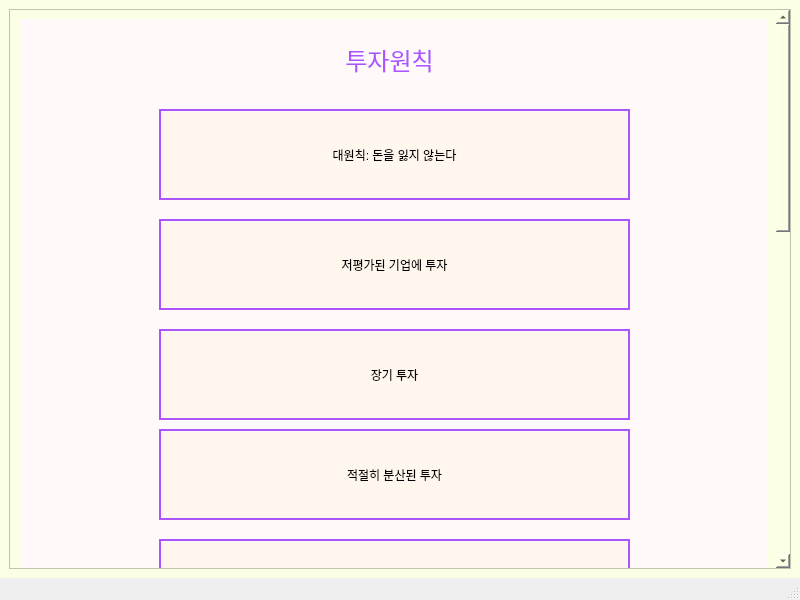
<?xml version="1.0" encoding="UTF-8"?>
<ui version="4.0">
 <class>MainWindow</class>
 <widget class="QMainWindow" name="MainWindow">
  <property name="geometry">
   <rect>
    <x>0</x>
    <y>0</y>
    <width>800</width>
    <height>600</height>
   </rect>
  </property>
  <property name="windowTitle">
   <string>MainWindow</string>
  </property>
  <widget class="QWidget" name="centralwidget">
   <property name="styleSheet">
    <string notr="true">background-color: rgb(250, 255, 228);</string>
   </property>
   <layout class="QVBoxLayout" name="verticalLayout">
    <item>
     <widget class="QScrollArea" name="scrollArea">
      <property name="styleSheet">
       <string notr="true">/*VERTICAL SCROLLBAR*/
QScrollBar:vertical {
	border:none;
	background-color: rgb(189, 189, 189);
	width: 14px;
	margin: 15px 0 15px 0;
	border-radius: 0px;
}
/* HANDLE BAR VERTICAL */
QScrollBar::handle:vertical {
	
	background-color: rgb(124, 124, 124);
	min-height: 30px;
	border-radius: 7px;
}
QScrollBar::handle:vertical:hover {
	background-color: rgb(187, 194, 216);
}
QScrollBar::handle:vertical:pressed {
	
	background-color: rgb(165, 162, 186);
}
/*BTN TOP -SCROLLBAR*/
QScrollBar::sub-line:vertical {
	border:none;
	
	background-color: rgb(106, 106, 106);
	height: 15px;
	border-top-left-radius: 7px;
	border-top-right-radius: 7px;
	subcontrol-position: top;
	subcontrol-origin: margin;
}
QScrollBar::sub-line:vertical:hover {
	background-color: rgb(124, 124, 124);
}
QScrollBar::sub-line:vertical:pressed {
	background-color: rgb(165, 162, 186);
}

</string>
      </property>
      <property name="widgetResizable">
       <bool>true</bool>
      </property>
      <widget class="QWidget" name="scrollAreaWidgetContents">
       <property name="geometry">
        <rect>
         <x>0</x>
         <y>0</y>
         <width>762</width>
         <height>1422</height>
        </rect>
       </property>
       <property name="styleSheet">
        <string notr="true"/>
       </property>
       <layout class="QVBoxLayout" name="verticalLayout_2">
        <item>
         <widget class="QWidget" name="widget" native="true">
          <property name="minimumSize">
           <size>
            <width>0</width>
            <height>1400</height>
           </size>
          </property>
          <property name="styleSheet">
           <string notr="true">background-color: rgb(255, 249, 250);</string>
          </property>
          <widget class="QLabel" name="label">
           <property name="geometry">
            <rect>
             <x>280</x>
             <y>10</y>
             <width>181</width>
             <height>61</height>
            </rect>
           </property>
           <property name="text">
            <string>&lt;html&gt;&lt;head/&gt;&lt;body&gt;&lt;p align=&quot;center&quot;&gt;&lt;span style=&quot; font-size:18pt; color:#aa55ff;&quot;&gt;투자원칙&lt;/span&gt;&lt;/p&gt;&lt;/body&gt;&lt;/html&gt;</string>
           </property>
          </widget>
          <widget class="QPushButton" name="pushButton">
           <property name="geometry">
            <rect>
             <x>140</x>
             <y>90</y>
             <width>471</width>
             <height>91</height>
            </rect>
           </property>
           <property name="styleSheet">
            <string notr="true">QPushButton{
	background-color: rgb(255, 247, 237);
	gridline-color: rgb(170, 85, 255);
	border-radius: 25Px;
	border: 2px solid rgb(170, 85, 255);
}
QPushButton:hover{
	
	background-color: rgb(255, 187, 255);
	color: rgb(255, 255, 255);
}
QPushButton:pressed{
	background-color: rgb(170, 170, 255);

}</string>
           </property>
           <property name="text">
            <string>대원칙: 돈을 잃지 않는다</string>
           </property>
          </widget>
          <widget class="QPushButton" name="pushButton_2">
           <property name="geometry">
            <rect>
             <x>140</x>
             <y>200</y>
             <width>471</width>
             <height>91</height>
            </rect>
           </property>
           <property name="styleSheet">
            <string notr="true">QPushButton{
	background-color: rgb(255, 247, 237);
	gridline-color: rgb(170, 85, 255);
	border-radius: 25Px;
	border: 2px solid rgb(170, 85, 255);
}
QPushButton:hover{
	
	background-color: rgb(255, 187, 255);
	color: rgb(255, 255, 255);
}
QPushButton:pressed{
	background-color: rgb(170, 170, 255);

}</string>
           </property>
           <property name="text">
            <string>저평가된 기업에 투자</string>
           </property>
          </widget>
          <widget class="QPushButton" name="pushButton_3">
           <property name="geometry">
            <rect>
             <x>140</x>
             <y>310</y>
             <width>471</width>
             <height>91</height>
            </rect>
           </property>
           <property name="styleSheet">
            <string notr="true">QPushButton{
	background-color: rgb(255, 247, 237);
	gridline-color: rgb(170, 85, 255);
	border-radius: 25Px;
	border: 2px solid rgb(170, 85, 255);
}
QPushButton:hover{
	
	background-color: rgb(255, 187, 255);
	color: rgb(255, 255, 255);
}
QPushButton:pressed{
	background-color: rgb(170, 170, 255);

}</string>
           </property>
           <property name="text">
            <string>장기 투자</string>
           </property>
          </widget>
          <widget class="QPushButton" name="pushButton_4">
           <property name="geometry">
            <rect>
             <x>140</x>
             <y>410</y>
             <width>471</width>
             <height>91</height>
            </rect>
           </property>
           <property name="styleSheet">
            <string notr="true">QPushButton{
	background-color: rgb(255, 247, 237);
	gridline-color: rgb(170, 85, 255);
	border-radius: 25Px;
	border: 2px solid rgb(170, 85, 255);
}
QPushButton:hover{
	
	background-color: rgb(255, 187, 255);
	color: rgb(255, 255, 255);
}
QPushButton:pressed{
	background-color: rgb(170, 170, 255);

}</string>
           </property>
           <property name="text">
            <string>적절히 분산된 투자</string>
           </property>
          </widget>
          <widget class="QPushButton" name="pushButton_5">
           <property name="geometry">
            <rect>
             <x>140</x>
             <y>520</y>
             <width>471</width>
             <height>91</height>
            </rect>
           </property>
           <property name="styleSheet">
            <string notr="true">QPushButton{
	background-color: rgb(255, 247, 237);
	gridline-color: rgb(170, 85, 255);
	border-radius: 25Px;
	border: 2px solid rgb(170, 85, 255);
}
QPushButton:hover{
	
	background-color: rgb(255, 187, 255);
	color: rgb(255, 255, 255);
}
QPushButton:pressed{
	background-color: rgb(170, 170, 255);

}</string>
           </property>
           <property name="text">
            <string>안전성이 높은 투자</string>
           </property>
          </widget>
         </widget>
        </item>
       </layout>
      </widget>
     </widget>
    </item>
   </layout>
  </widget>
  <widget class="QMenuBar" name="menubar">
   <property name="geometry">
    <rect>
     <x>0</x>
     <y>0</y>
     <width>800</width>
     <height>26</height>
    </rect>
   </property>
  </widget>
  <widget class="QStatusBar" name="statusbar"/>
 </widget>
 <resources/>
 <connections/>
</ui>
